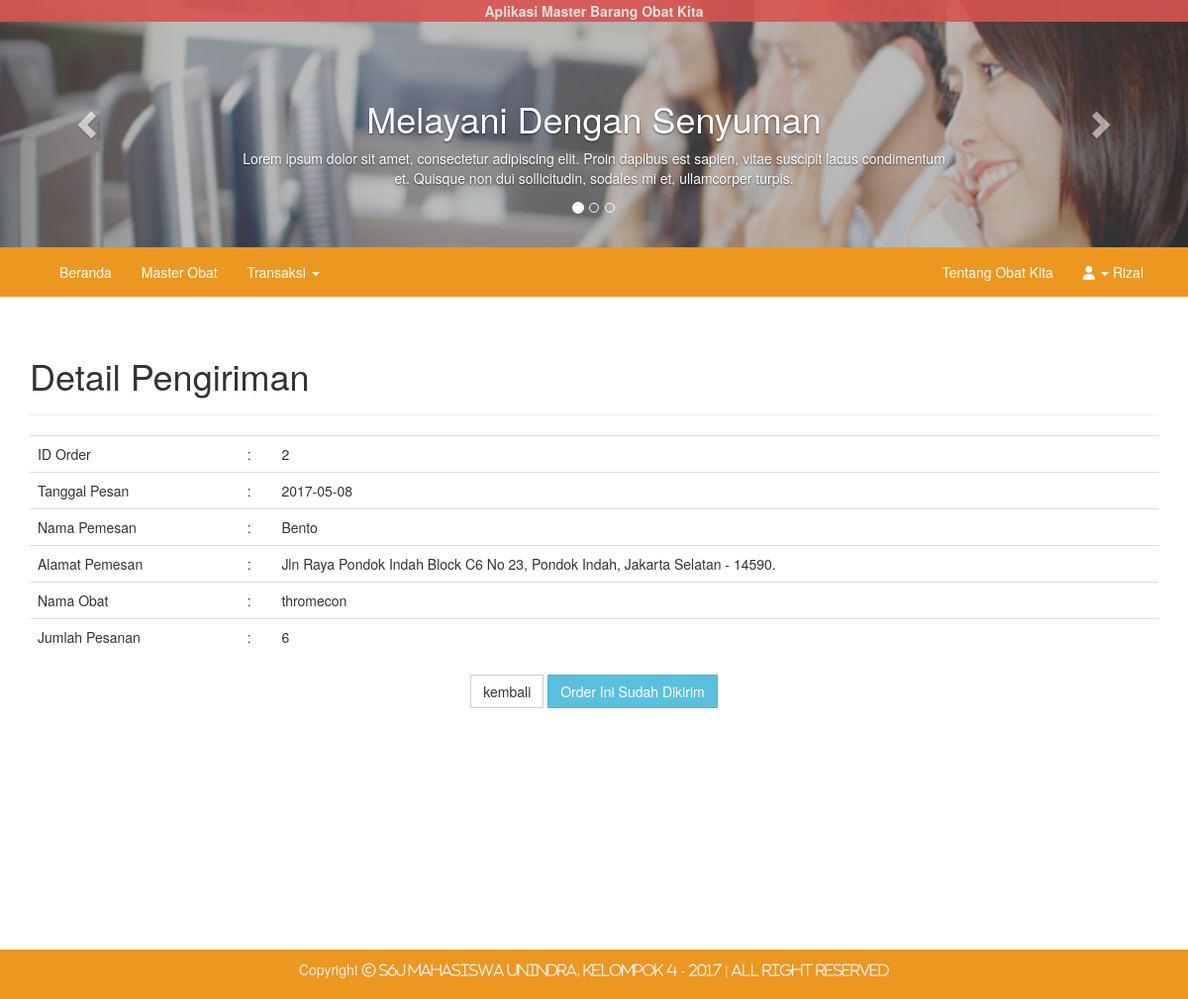
Page /transaksi/detailkirim.php?id=2 (signed in) on the committed database.
### tables this page shows
CREATE TABLE `orders` (
  `order_id` int(11) NOT NULL,
  `order_StatBayar` int(1) NOT NULL,
  `order_tanggal` date DEFAULT NULL,
  `order_qty` int(11) NOT NULL,
  `cus_id` int(11) DEFAULT NULL,
  `obat_id` int(11) DEFAULT NULL
);

CREATE TABLE `customer` (
  `cus_id` int(11) NOT NULL,
  `cus_nama` varchar(255) NOT NULL,
  `cus_alamat` text NOT NULL
);

CREATE TABLE `obat` (
  `obat_id` int(11) NOT NULL,
  `obat_nama` varchar(255) NOT NULL,
  `obat_qty` int(4) NOT NULL,
  `obat_harga` int(11) NOT NULL
);

### services/getObatOrder.php (called while the page is built, shortened)
<?php
$id = $_GET['id'];
$result = mysqli_query($koneksi, "SELECT *
									FROM orders
										INNER JOIN customer
											ON orders.cus_id = customer.cus_id
										INNER JOIN obat
											ON orders.obat_id = obat.obat_id
										WHERE orders.order_id = $id");
while($data = mysqli_fetch_array($result))
{
	$idOrder     = $data['order_id'];
	$tglOrder    = $data['order_tanggal'];
	$namaPemesan = $data['cus_nama'];
	$cus_alamat  = $data['cus_alamat'];
	$namaObat    = $data['obat_nama'];
	$qtyPesanan  = $data['order_qty'];
}
?>

### transaksi/detailkirim.php (the view, shortened to what this page needs)
<?php
	include_once("./../services/config.php");
?>
<!DOCTYPE HTML>
<html>
<head>
	<link rel="stylesheet" href="./../assets/css/bootstrap.min.css">
	<link rel="stylesheet" href="./../assets/css/font-awesome.css">
	<link rel="stylesheet" href="./../assets/css/jquery.dataTables.min.css">
	<link rel="stylesheet" href="./../assets/css/style.css">
</head>
<body>
<div id="wrapper">
<?php
include './../include/headerlv2.php';
include './../include/navlv2.php';
include './../services/getObatOrder.php';
?>
	<main>
		<div class="container">
			<div class="page-header">
				<h1>Detail Pengiriman</h1>
			</div>
			<div class="table table-responsive">
				<table class="table">
					<tr>
						<td>ID Order</td>
						<td>:</td>
						<td><?php echo $idOrder ?></td>
					</tr>
					<tr>
						<td>Tanggal Pesan</td>
						<td>:</td>
						<td><?php echo $tglOrder; ?></td>
					</tr>
					<tr>
						<td>Nama Pemesan</td>
						<td>:</td>
						<td><?php echo $namaPemesan; ?></td>
					</tr>
					<tr>
						<td>Alamat Pemesan</td>
						<td>:</td>
						<td><?php echo $cus_alamat; ?></td>
					</tr>
					<tr>
						<td>Nama Obat</td>
						<td>:</td>
						<td><?php echo $namaObat; ?></td>
					</tr>
					<tr>
						<td>Jumlah Pesanan</td>
						<td>:</td>
						<td><?php echo $qtyPesanan; ?></td>
					</tr>
				</table>
				<form action="./../services/konfirmasikirim.php" class="text-center" method="post">
					<a href="pengiriman.php" class="btn btn-default flat">kembali</a>
					<input type="submit" value="Order Ini Sudah Dikirim" class="btn btn-info flat" name="submitPengiriman">
				</form>
			</div>
		</div>
	</main>
	</div>
	<footer>
		<div class="container">
			<p>Copyright <i class="fa fa-copyright"> S6J Mahasiswa Unindra, Kelompok 4 - 2017 | All Right Reserved</i></p>
		</div>
	</footer>
</body>
</html>

### assets/css/style.css (style rules this page uses)
* { margin:0; padding:0; }
.flat { border-radius:0 !important; }
main { min-height:600px; }
footer { background-color:#ec971f; margin-top:40px; }
footer > .container > p { color:#eee; padding:10px; text-align:center; }

### rows in the picture
orders: order_id "2", order_tanggal "2017-05-08", cus.cus_nama "Bento", cus.cus_alamat "Jln Raya Pondok Indah Block C6 No 23, Pondok Indah, Jakarta Selatan - 14590.", obat.obat_nama "thromecon", order_qty "6"

### other values in the picture
$_SESSION['user_nama'] "Rizal"
